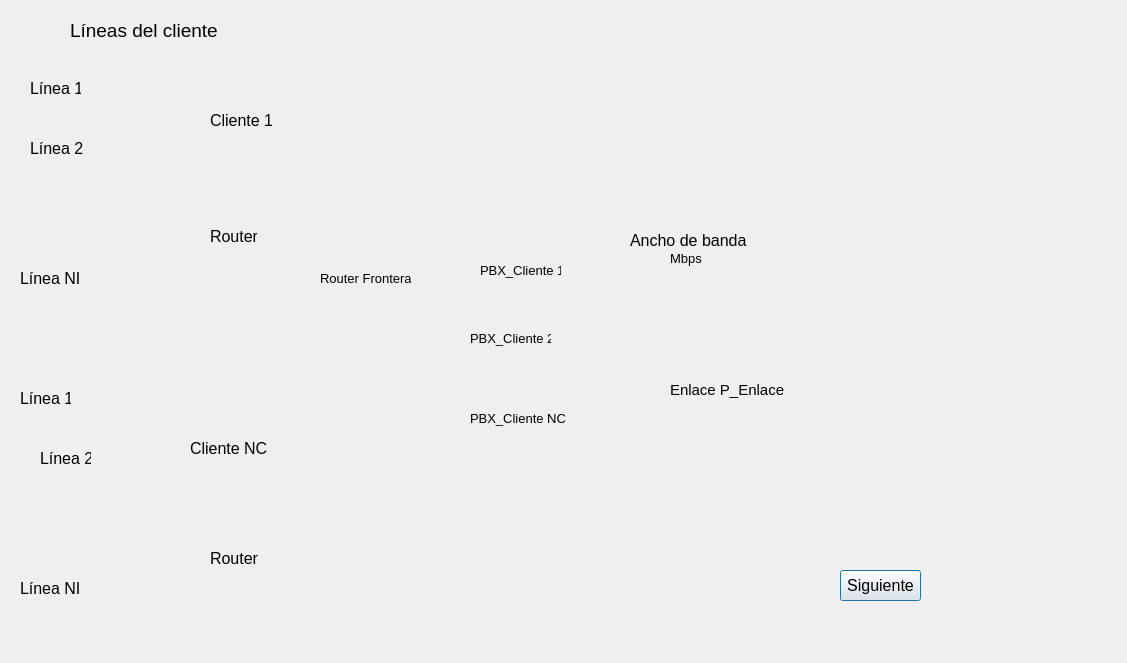
<?xml version="1.0" encoding="UTF-8"?>
<ui version="4.0">
 <class>Dialog</class>
 <widget class="QDialog" name="Dialog">
  <property name="geometry">
   <rect>
    <x>0</x>
    <y>0</y>
    <width>1127</width>
    <height>663</height>
   </rect>
  </property>
  <property name="windowTitle">
   <string>Dialog</string>
  </property>
  <widget class="QLabel" name="label_2">
   <property name="geometry">
    <rect>
     <x>70</x>
     <y>20</y>
     <width>151</width>
     <height>21</height>
    </rect>
   </property>
   <property name="font">
    <font>
     <pointsize>14</pointsize>
    </font>
   </property>
   <property name="text">
    <string>Líneas del cliente</string>
   </property>
  </widget>
  <widget class="QPushButton" name="pushButton">
   <property name="geometry">
    <rect>
     <x>840</x>
     <y>570</y>
     <width>81</width>
     <height>31</height>
    </rect>
   </property>
   <property name="font">
    <font>
     <pointsize>12</pointsize>
    </font>
   </property>
   <property name="text">
    <string>Siguiente</string>
   </property>
  </widget>
  <widget class="QLabel" name="label_3">
   <property name="geometry">
    <rect>
     <x>210</x>
     <y>110</y>
     <width>71</width>
     <height>21</height>
    </rect>
   </property>
   <property name="font">
    <font>
     <pointsize>12</pointsize>
    </font>
   </property>
   <property name="text">
    <string>Cliente 1</string>
   </property>
  </widget>
  <widget class="QLabel" name="label_4">
   <property name="geometry">
    <rect>
     <x>210</x>
     <y>230</y>
     <width>47</width>
     <height>13</height>
    </rect>
   </property>
   <property name="font">
    <font>
     <pointsize>12</pointsize>
    </font>
   </property>
   <property name="text">
    <string>Router</string>
   </property>
  </widget>
  <widget class="QLabel" name="label_5">
   <property name="geometry">
    <rect>
     <x>210</x>
     <y>550</y>
     <width>51</width>
     <height>16</height>
    </rect>
   </property>
   <property name="font">
    <font>
     <pointsize>12</pointsize>
    </font>
   </property>
   <property name="text">
    <string>Router</string>
   </property>
  </widget>
  <widget class="QLabel" name="label_6">
   <property name="geometry">
    <rect>
     <x>30</x>
     <y>80</y>
     <width>51</width>
     <height>16</height>
    </rect>
   </property>
   <property name="font">
    <font>
     <pointsize>12</pointsize>
    </font>
   </property>
   <property name="text">
    <string>Línea 1</string>
   </property>
  </widget>
  <widget class="QLabel" name="label_7">
   <property name="geometry">
    <rect>
     <x>30</x>
     <y>140</y>
     <width>61</width>
     <height>16</height>
    </rect>
   </property>
   <property name="font">
    <font>
     <pointsize>12</pointsize>
    </font>
   </property>
   <property name="text">
    <string>Línea 2</string>
   </property>
  </widget>
  <widget class="QLabel" name="label_8">
   <property name="geometry">
    <rect>
     <x>20</x>
     <y>270</y>
     <width>81</width>
     <height>16</height>
    </rect>
   </property>
   <property name="font">
    <font>
     <pointsize>12</pointsize>
    </font>
   </property>
   <property name="text">
    <string>Línea NI</string>
   </property>
  </widget>
  <widget class="QLabel" name="label_9">
   <property name="geometry">
    <rect>
     <x>190</x>
     <y>440</y>
     <width>101</width>
     <height>16</height>
    </rect>
   </property>
   <property name="font">
    <font>
     <pointsize>12</pointsize>
    </font>
   </property>
   <property name="text">
    <string>Cliente NC</string>
   </property>
  </widget>
  <widget class="QLabel" name="label_10">
   <property name="geometry">
    <rect>
     <x>20</x>
     <y>390</y>
     <width>51</width>
     <height>16</height>
    </rect>
   </property>
   <property name="font">
    <font>
     <pointsize>12</pointsize>
    </font>
   </property>
   <property name="text">
    <string>Línea 1</string>
   </property>
  </widget>
  <widget class="QLabel" name="label_11">
   <property name="geometry">
    <rect>
     <x>40</x>
     <y>450</y>
     <width>51</width>
     <height>16</height>
    </rect>
   </property>
   <property name="font">
    <font>
     <pointsize>12</pointsize>
    </font>
   </property>
   <property name="text">
    <string>Línea 2</string>
   </property>
  </widget>
  <widget class="QLabel" name="label_12">
   <property name="geometry">
    <rect>
     <x>20</x>
     <y>580</y>
     <width>81</width>
     <height>16</height>
    </rect>
   </property>
   <property name="font">
    <font>
     <pointsize>12</pointsize>
    </font>
   </property>
   <property name="text">
    <string>Línea NI</string>
   </property>
  </widget>
  <widget class="QLabel" name="label_13">
   <property name="geometry">
    <rect>
     <x>320</x>
     <y>270</y>
     <width>91</width>
     <height>16</height>
    </rect>
   </property>
   <property name="font">
    <font>
     <pointsize>10</pointsize>
    </font>
   </property>
   <property name="text">
    <string>Router Frontera</string>
   </property>
  </widget>
  <widget class="QLabel" name="label_14">
   <property name="geometry">
    <rect>
     <x>480</x>
     <y>260</y>
     <width>81</width>
     <height>20</height>
    </rect>
   </property>
   <property name="font">
    <font>
     <pointsize>10</pointsize>
    </font>
   </property>
   <property name="text">
    <string>PBX_Cliente 1</string>
   </property>
  </widget>
  <widget class="QLabel" name="label_15">
   <property name="geometry">
    <rect>
     <x>470</x>
     <y>330</y>
     <width>81</width>
     <height>16</height>
    </rect>
   </property>
   <property name="font">
    <font>
     <pointsize>10</pointsize>
    </font>
   </property>
   <property name="text">
    <string>PBX_Cliente 2</string>
   </property>
  </widget>
  <widget class="QLabel" name="label_16">
   <property name="geometry">
    <rect>
     <x>470</x>
     <y>410</y>
     <width>121</width>
     <height>16</height>
    </rect>
   </property>
   <property name="font">
    <font>
     <pointsize>10</pointsize>
    </font>
   </property>
   <property name="text">
    <string>PBX_Cliente NC</string>
   </property>
  </widget>
  <widget class="QLabel" name="label_17">
   <property name="geometry">
    <rect>
     <x>630</x>
     <y>230</y>
     <width>121</width>
     <height>20</height>
    </rect>
   </property>
   <property name="font">
    <font>
     <pointsize>12</pointsize>
    </font>
   </property>
   <property name="text">
    <string>Ancho de banda</string>
   </property>
  </widget>
  <widget class="QLabel" name="label_18">
   <property name="geometry">
    <rect>
     <x>670</x>
     <y>250</y>
     <width>61</width>
     <height>16</height>
    </rect>
   </property>
   <property name="font">
    <font>
     <pointsize>10</pointsize>
    </font>
   </property>
   <property name="text">
    <string>Mbps</string>
   </property>
  </widget>
  <widget class="QLabel" name="label">
   <property name="geometry">
    <rect>
     <x>-10</x>
     <y>-20</y>
     <width>1151</width>
     <height>701</height>
    </rect>
   </property>
   <property name="text">
    <string/>
   </property>
   <property name="pixmap">
    <pixmap>Paso1.png</pixmap>
   </property>
   <property name="scaledContents">
    <bool>true</bool>
   </property>
  </widget>
  <widget class="QLabel" name="label_19">
   <property name="geometry">
    <rect>
     <x>670</x>
     <y>380</y>
     <width>141</width>
     <height>20</height>
    </rect>
   </property>
   <property name="font">
    <font>
     <pointsize>11</pointsize>
    </font>
   </property>
   <property name="text">
    <string>Enlace P_Enlace</string>
   </property>
  </widget>
  <zorder>label</zorder>
  <zorder>label_2</zorder>
  <zorder>pushButton</zorder>
  <zorder>label_3</zorder>
  <zorder>label_4</zorder>
  <zorder>label_5</zorder>
  <zorder>label_6</zorder>
  <zorder>label_7</zorder>
  <zorder>label_8</zorder>
  <zorder>label_9</zorder>
  <zorder>label_10</zorder>
  <zorder>label_11</zorder>
  <zorder>label_12</zorder>
  <zorder>label_13</zorder>
  <zorder>label_14</zorder>
  <zorder>label_15</zorder>
  <zorder>label_16</zorder>
  <zorder>label_17</zorder>
  <zorder>label_18</zorder>
  <zorder>label_19</zorder>
 </widget>
 <resources/>
 <connections/>
</ui>
